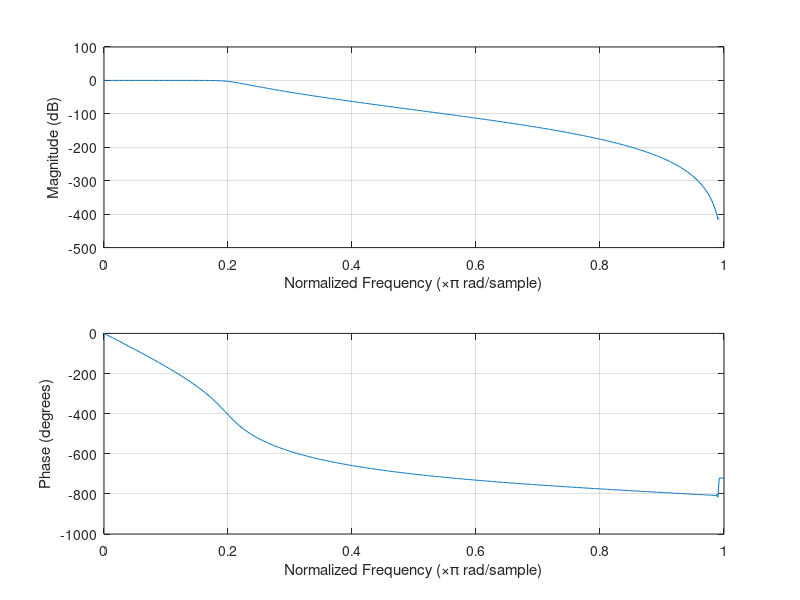

Source code (MATLAB):
%SnareSample.m

fs = 44100;
x = wgn(1,2*fs,1);

%Filter
[b,a] = butter(9,0.2,'low');
freqz(b,a);
snare = filter(b,a,x);
[b,a] = butter(8,0.07,'high');



%Amplify and add zero padding
snare = snare*0.7;
sample = snare;
sample = snare(1:fs/9);
clear snare;

%Generate envelope
A = linspace(0, 0.6, (length(sample)*0.04)); %rise 20% of signal
D = linspace(0.6, 0.5,(length(sample)*0.2)); %drop of 5% of signal
S = linspace(0.5, 0.5,(length(sample)*0.3)); %delay of 40% of signal
R = linspace(0.5, 0,(length(sample)*0.3)); %drop of 35% of signal

ADSR = [A D S R] ; %make a matrix

dif = length(sample) - length(ADSR); %find out the difference

envelope = cat(2, ADSR, zeros(1,dif)); %concatenate a horrizontal (2) ADSR + the difference of ADSR and the signal
sample = sample.*envelope;
snare = sample;
audiowrite('snare1.wav',snare,fs);


